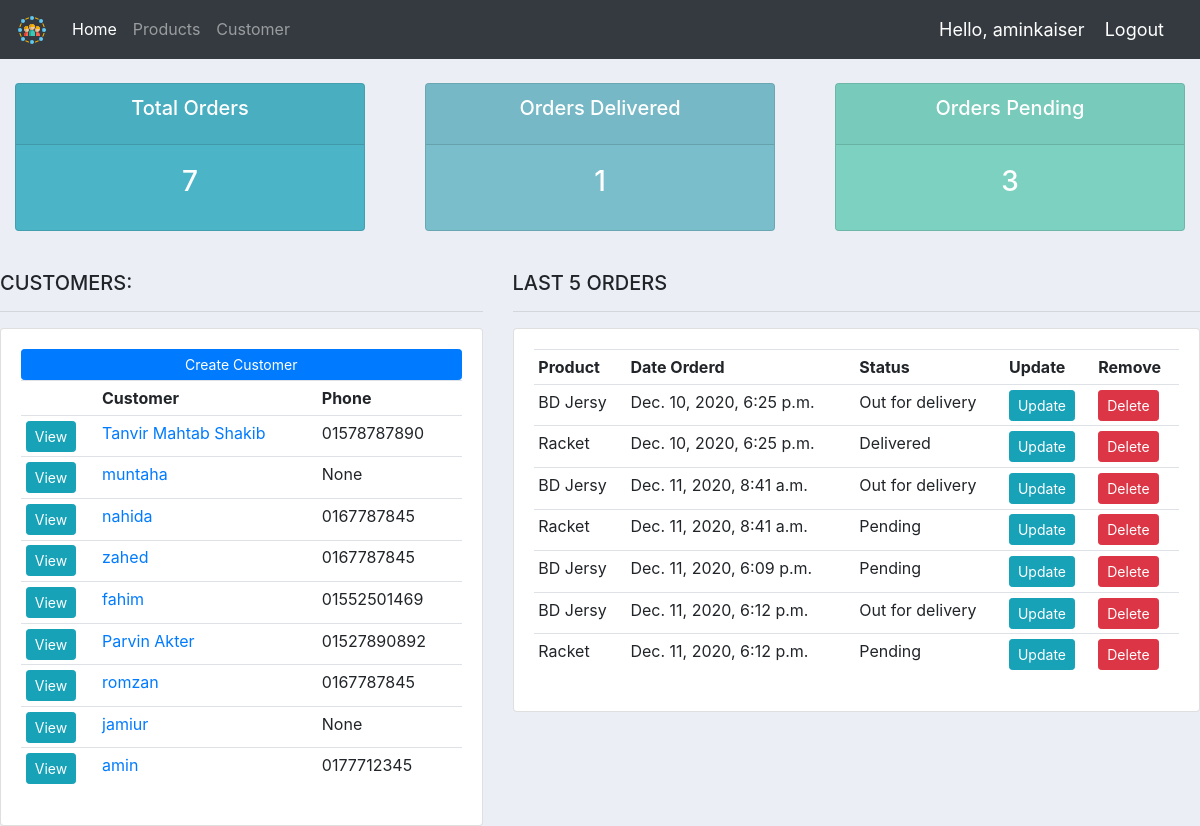
The app's page / (signed in) with its own data.
### accounts/models.py (models this page shows, shortened)
class Customer(models.Model):
	user = models.OneToOneField(User, null=True, blank=True, on_delete=models.CASCADE)
	name = models.CharField(max_length=200, null=True)
	phone = models.CharField(max_length=200, null=True)
	email = models.CharField(max_length=200, null=True)
	profile_pic = models.ImageField(upload_to='accounts/profile_pics',
					default="accounts/profile_pics/user.png",null=True, blank=True)
	date_created = models.DateTimeField(auto_now_add=True, null=True)

class Order(models.Model):
	STATUS = (
			('Pending', 'Pending'),
			('Out for delivery', 'Out for delivery'),
			('Delivered', 'Delivered'),
			)
	customer = models.ForeignKey(Customer, null=True, on_delete= models.SET_NULL)
	product = models.ForeignKey(Product, null=True, on_delete= models.SET_NULL)
	date_created = models.DateTimeField(auto_now_add=True, null=True)
	status = models.CharField(max_length=200, null=True, choices=STATUS)
	note = models.CharField(max_length=1000, null=True)

class Product(models.Model):
	CATEGORY = (
			('Indoor', 'Indoor'),
			('Out Door', 'Out Door'),
			)
	name = models.CharField(max_length=200, null=True)
	price = models.FloatField(null=True)
	category = models.CharField(max_length=200, null=True, choices=CATEGORY)
	description = models.CharField(max_length=200, null=True)
	date_created = models.DateTimeField(auto_now_add=True, null=True)
	tags = models.ManyToManyField(Tag)
	def __str__(self):
		return self.name

### accounts/decorators.py (the view)
	def wrapper_function(request, *args, **kwargs):
		group = None
		if request.user.groups.exists():
			group = request.user.groups.all()[0].name
		if group == 'customer':
			return redirect('accounts:user')
		if group == 'admin':
			return view_func(request, *args, **kwargs)

### accounts/views.py (called while the page is built)
@login_required
@admin_only
def indexView(request):
	orders = Order.objects.all()
	customers = Customer.objects.all()
	total_customers = customers.count()
	total_orders = orders.count()
	delivered = orders.filter(status='Delivered').count()
	pending = orders.filter(status='Pending').count()
	context = {'orders':orders, 'customers':customers,
	'total_orders':total_orders,'delivered':delivered,
	'pending':pending }
	return render(request, 'accounts/dashboard.html', context)

### accounts/templates/accounts/dashboard.html
{% extends "accounts/base.html" %}
{% block bodyblock %}
{%  include 'accounts/status.html' %}
<br>
<div class="row">
<div class="col-md-5">
  <h5>CUSTOMERS:</h5>
  <hr>
  <div class="card card-body">
    <a class="btn btn-primary  btn-sm btn-block" href="">Create Customer</a>
    <table class="table table-sm">
      <tr>
        <th></th>
        <th>Customer</th>
        <th>Phone</th>
      </tr>
      {% for customer in customers %}
					<tr>
            <td><a class="btn btn-sm btn-info" href="{% url 'accounts:customers' pk=customer.id %}">View</a></td>
						<td><a href="{% url 'accounts:customers' pk=customer.id %}">{{customer.name}}</a></td>
						<td>{{customer.phone}}</td>
					</tr>
			{% endfor %}
    </table>
  </div>
</div>
<div class="col-md-7">
  <h5>LAST 5 ORDERS</h5>
  <hr>
  <div class="card card-body">
    <table class="table table-sm">
      <tr>
        <th>Product</th>
        <th>Date Orderd</th>
        <th>Status</th>
        <th>Update</th>
        <th>Remove</th>
      </tr>
      {% for order in orders %}
					<tr>
						<td>{{order.product}}</td>
						<td>{{order.date_created}}</td>
						<td>{{order.status}}</td>
						<td><a class="btn btn-sm btn-info" href="{% url 'accounts:updateorder' pk=order.id %}">Update</a></td>
						<td><a class="btn btn-sm btn-danger" href="{% url 'accounts:deleteorder' pk=order.id %}">Delete</a></td>
					</tr>
			{% endfor %}
    </table>
  </div>
</div>
</div>
{% endblock %}

### accounts/templates/accounts/base.html (shortened to what this page needs)
{% load static %}
<!DOCTYPE html>
<html lang="en" dir="ltr">
  <head>
    <link rel="stylesheet" href="https://cdn.jsdelivr.net/npm/bootstrap@4.5.3/dist/css/bootstrap.min.css">
    <link rel="stylesheet" type="text/css" href="{% static 'accounts/css/main.css' %}">
  </head>
  <body>
    {% include 'accounts/navbar.html' %}
    {% block bodyblock %}
    {% endblock %}
  </body>
</html>

### accounts/templates/accounts/navbar.html (shortened to what this page needs)
{% load static %}
<nav class="navbar navbar-expand-lg navbar-dark bg-dark">
  <a class="navbar-brand" href="{% url 'accounts:index' %}">
    <img src="{% static 'accounts/images/logo.png' %}">
  </a>
  <div class="collapse navbar-collapse" id="navbarNavAltMarkup">
    <div class="navbar-nav">
      {% if request.user.is_staff %}
      <a class="nav-item nav-link active" href="{% url 'accounts:index' %}">Home</a>
      <a class="nav-item nav-link" href="{% url 'accounts:products' %}">Products</a>
      <a class="nav-item nav-link" href="#">Customer</a>
      {% else %}
       <li class="nav-item">
        <a class="nav-link" href="{% url 'accounts:profile_settings' %}">Settings</a>
      </li>
      {% endif %}
    </div>
  </div>
  <span class="hello-msg">Hello, {{request.user}}</span>
  <span ><a  class="hello-msg" href="{% url 'accounts:logout' %}">Logout</a></span>
</nav>

### accounts/templates/accounts/status.html
<br>
<div class="row">
	<div class="col">
		<div class="col-md">
			<div class="card text-center text-white  mb-3" id="total-orders">
			  	<div class="card-header">
			  		<h5 class="card-title">Total Orders</h5>
			  	</div>
			  	<div class="card-body">
			    	<h3 class="card-title">{{total_orders}}</h3>
			  	</div>
			</div>
		</div>
	</div>
	<div class="col">
		<div class="col-md">
			<div class="card text-center text-white  mb-3" id="orders-delivered">
			  	<div class="card-header">
			  		<h5 class="card-title">Orders Delivered</h5>
			  	</div>
			  	<div class="card-body">
			    	<h3 class="card-title">{{delivered}}</h3>
			  	</div>
			</div>
		</div>
	</div>
	<div class="col">
		<div class="col-md">
			<div class="card text-center text-white  mb-3" id="orders-pending">
			  	<div class="card-header">
			  		<h5 class="card-title">Orders Pending</h5>
			  	</div>
			  	<div class="card-body">
			    	<h3 class="card-title">{{pending}}</h3>
			  	</div>
			</div>
		</div>
	</div>
</div>

### accounts/static/accounts/css/main.css (style rules this page uses)
body { background-color: #ebeff5; }
#total-orders { background-color: #4cb4c7; }
#orders-delivered { background-color: #7abecc; }
#orders-pending { background-color: #7CD1C0; }

### accounts/templates/accounts/navbar.html (style rules this page uses)
.hello-msg { font-size: 18px; color: #fff; margin-right: 20px; }

### records on screen
Customer: name "Tanvir Mahtab Shakib", phone "01578787890"
Customer: name "muntaha", phone "None"
Customer: name "nahida", phone "0167787845"
Customer: name "zahed", phone "0167787845"
Customer: name "fahim", phone "01552501469"
Customer: name "Parvin Akter", phone "01527890892"
Customer: name "romzan", phone "0167787845"
Customer: name "jamiur", phone "None"
Customer: name "amin", phone "0177712345"
Order: product "BD Jersy", date_created "Dec. 10, 2020, 6:25 p.m.", status "Out for delivery"
Order: product "Racket", date_created "Dec. 10, 2020, 6:25 p.m.", status "Delivered"
Order: product "BD Jersy", date_created "Dec. 11, 2020, 8:41 a.m.", status "Out for delivery"
Order: product "Racket", date_created "Dec. 11, 2020, 8:41 a.m.", status "Pending"
Order: product "BD Jersy", date_created "Dec. 11, 2020, 6:09 p.m.", status "Pending"
Order: product "BD Jersy", date_created "Dec. 11, 2020, 6:12 p.m.", status "Out for delivery"
Order: product "Racket", date_created "Dec. 11, 2020, 6:12 p.m.", status "Pending"

### other values on screen
{{ request.user }} "aminkaiser"
{{ total_orders }} "7"
{{ delivered }} "1"
{{ pending }} "3"
